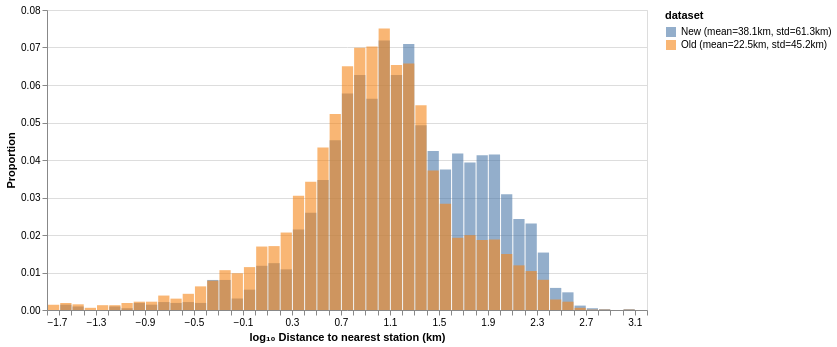

The Vega-Lite source for this figure:
### Vega-Lite specification from a JSON file in a GitHub repository (floating-point values rounded to 4 significant figures; data arrays with more than 128 entries replaced by an {"elided": "..."} marker saying what was removed)
{"config": {"view": {"continuousWidth": 300, "continuousHeight": 300}}, "data": {"name": "data-0adb81f7538db92f645b4b1de20c92a2"}, "mark": {"type": "bar", "opacity": 0.6}, "encoding": {"color": {"field": "dataset", "type": "nominal"}, "x": {"bin": {"maxbins": 80}, "field": "log_nnd_km", "title": "log₁₀ Distance to nearest station (km)", "type": "quantitative"}, "y": {"aggregate": "sum", "field": "weight", "stack": null, "title": "Proportion", "type": "quantitative"}}, "height": 300, "width": 600, "$schema": "https://vega.github.io/schema/vega-lite/v6.4.1.json", "datasets": {"data-0adb81f7538db92f645b4b1de20c92a2": {"elided": "12811 records"}}}
